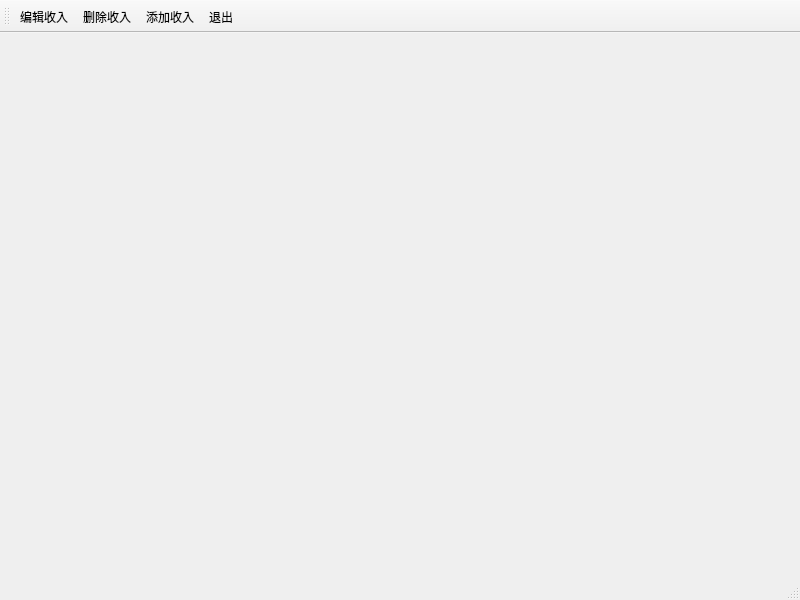
<?xml version="1.0" encoding="UTF-8"?>
<ui version="4.0">
 <class>main_income</class>
 <widget class="QMainWindow" name="main_income">
  <property name="geometry">
   <rect>
    <x>0</x>
    <y>0</y>
    <width>800</width>
    <height>600</height>
   </rect>
  </property>
  <property name="windowTitle">
   <string>MainWindow</string>
  </property>
  <widget class="QWidget" name="centralwidget"/>
  <widget class="QMenuBar" name="menubar">
   <property name="geometry">
    <rect>
     <x>0</x>
     <y>0</y>
     <width>800</width>
     <height>25</height>
    </rect>
   </property>
  </widget>
  <widget class="QStatusBar" name="statusbar"/>
  <widget class="QToolBar" name="toolBar">
   <property name="windowTitle">
    <string>toolBar</string>
   </property>
   <attribute name="toolBarArea">
    <enum>TopToolBarArea</enum>
   </attribute>
   <attribute name="toolBarBreak">
    <bool>false</bool>
   </attribute>
   <addaction name="actRecEdit"/>
   <addaction name="actRecDelete"/>
   <addaction name="actRecAdd"/>
   <addaction name="actQuit"/>
  </widget>
  <action name="actRecEdit">
   <property name="enabled">
    <bool>true</bool>
   </property>
   <property name="icon">
    <iconset resource="res.qrc">
     <normaloff>:/main_income/image/edit.png</normaloff>:/main_income/image/edit.png</iconset>
   </property>
   <property name="text">
    <string>编辑收入</string>
   </property>
   <property name="toolTip">
    <string>编辑收入</string>
   </property>
  </action>
  <action name="actRecDelete">
   <property name="enabled">
    <bool>true</bool>
   </property>
   <property name="icon">
    <iconset resource="res.qrc">
     <normaloff>:/main_income/image/delete.png</normaloff>:/main_income/image/delete.png</iconset>
   </property>
   <property name="text">
    <string>删除收入</string>
   </property>
   <property name="toolTip">
    <string>删除收入</string>
   </property>
  </action>
  <action name="actRecAdd">
   <property name="enabled">
    <bool>true</bool>
   </property>
   <property name="icon">
    <iconset resource="res.qrc">
     <normaloff>:/main_income/image/add.png</normaloff>:/main_income/image/add.png</iconset>
   </property>
   <property name="text">
    <string>添加收入</string>
   </property>
   <property name="toolTip">
    <string>添加收入</string>
   </property>
  </action>
  <action name="actQuit">
   <property name="icon">
    <iconset resource="res.qrc">
     <normaloff>:/main_income/image/quit.png</normaloff>:/main_income/image/quit.png</iconset>
   </property>
   <property name="text">
    <string>退出</string>
   </property>
   <property name="toolTip">
    <string>退出</string>
   </property>
  </action>
 </widget>
 <resources>
  <include location="res.qrc"/>
 </resources>
 <connections/>
</ui>
